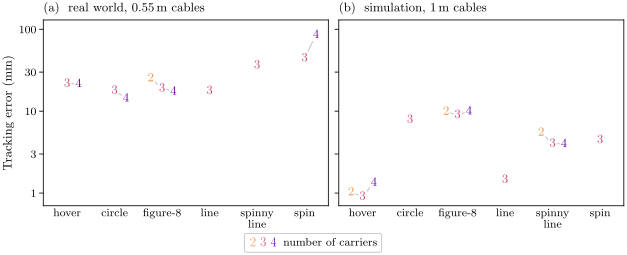

This figure's Python source:
#!/usr/bin/env python3
"""Tracking error across fleet size and motion: the best flight of each cell, rig beside twin.

Message: on the rig the ring keeps within 14-36 mm of its path on every motion flown with 2, 3 or 4 carriers, and
within 22 mm of its hover point; the spin (the circle with one yaw turn) is the hardest motion (45 and 86 mm). The twin
(1 m cables) keeps within 1-10 mm in every cell, with no trend across 2-4 carriers.
Two designs (Wesley picks):
  fig_summary        (a) rig, (b) twin: one column per motion, each fleet size's error drawn as its digit in its colour,
                     on a log axis (the cells span 1 to 86 mm).
  fig_summary_grid   the same numbers as a grid of cells (motion x carriers), darker = larger (log scale), one scale.
Numbers: best_data.score (n2_bands' 22 Oct rule: clock-free on a path, distance to the hold point in a hover). The
flights: best_data.RIG_BEST and TWIN_GRID; the panel names take the cable lengths from the flights. Left out: the lag
(fig_components), the tilt (fig_tilt).
"""
import os
import sys

import numpy as np

sys.path.insert(0, os.path.dirname(os.path.abspath(__file__)))
import best_style as S  # noqa: E402
import best_data as B  # noqa: E402

MOTIONS = ('hover', 'circle', 'figure-8', 'line', 'spinny line', 'spin')
DX = 0.24                         # a fleet size's offset inside its motion's column


def cells(table):
    out, cable = {}, set()
    for (m, n), k in table.items():
        if m in MOTIONS:
            f = B.Flight(k)
            out[(m, n)] = 1000 * B.score(f)['err']
            cable.add(f.cable())
    return out, cable


def name(source, cable):
    kind = 'cables'     # every quad hangs on a cable, real world and simulation (Wesley 28 Oct)
    shown = {'rig': 'real world', 'twin': 'simulation'}[source]
    return f'{shown}, ' + ' and '.join(f'{c:g}' for c in sorted(cable)) + rf'\,m {kind}'


def digits(ax, val):
    for i, motion in enumerate(MOTIONS):
        pts = sorted((n, v) for (m, n), v in val.items() if m == motion)
        if not pts:
            continue
        x = np.array([i + (n - 3) * DX for n, _ in pts])
        ax.plot(x, [v for _, v in pts], color=S.LIGHT, lw=S.LW_CTX, zorder=1)
        for xx, (n, v) in zip(x, pts):
            ax.text(xx, v, str(n), ha='center', va='center', fontsize=9, color=S.FLEET_COLOUR[n], zorder=3,
                    bbox=dict(boxstyle='square,pad=0.08', fc='white', ec='none'))


def grid(ax, val, norm, cmap):
    from matplotlib.patches import Rectangle
    top = len(MOTIONS) - 1
    for i, motion in enumerate(MOTIONS):
        for j, n in enumerate((2, 3, 4)):
            v = val.get((motion, n))
            if v is None:
                continue
            ax.add_patch(Rectangle((j - 0.47, top - i - 0.42), 0.94, 0.84, color=cmap(norm(v)), lw=0))
            ax.text(j, top - i, f'{v:.0f}' if v >= 10 else f'{v:.1f}', ha='center', va='center', fontsize=8,
                    color='white' if norm(v) > 0.6 else S.INK)


def main():
    rig, rig_cable = cells(B.RIG_BEST)
    twin, twin_cable = cells(B.TWIN_GRID)
    for label, val in (('rig', rig), ('twin', twin)):
        print(label, '  '.join(f'{m} {n}: {v:.1f}' for (m, n), v in sorted(val.items())))
    names = (name('rig', rig_cable), name('twin', twin_cable))

    # design A: digits on a log axis
    S.setup()
    fig = S.figure('full', 2.55)        # 2.3 in of panels plus the legend below
    axs = fig.subplots(1, 2, sharey=True)
    for ax, val, letter, text in ((axs[0], rig, 'a', names[0]), (axs[1], twin, 'b', names[1])):
        digits(ax, val)
        ax.set_xlim(-0.5, len(MOTIONS) - 0.5)
        ax.set_xticks(range(len(MOTIONS)), [m.replace(' ', '\n') for m in MOTIONS])
        ax.tick_params(axis='x', length=0)
        S.panel(ax, letter, text)
    axs[0].set_yscale('log')
    axs[0].set_ylim(0.7, 130)
    axs[0].set_yticks([1, 3, 10, 30, 100])
    axs[0].minorticks_off()
    from matplotlib.lines import Line2D
    keys = [Line2D([], [], ls='none', marker=f'${n}$', ms=6.5, mew=0, color=S.FLEET_COLOUR[n]) for n in (2, 3, 4)]
    from matplotlib.legend_handler import HandlerTuple
    S.ps.legend_below(fig, [tuple(keys)], ['number of carriers'], ncol=1, handlelength=2.6,
                      handler_map={tuple: HandlerTuple(ndivide=None, pad=0.2)})
    axs[0].set_ylabel('Tracking error (mm)')
    S.g_ticks(axs[0], which='y')
    S.save(fig, 'fig_summary')

    # design B: the same numbers as a grid, darker = larger on a log scale
    import matplotlib.colors as mc
    cmap = mc.LinearSegmentedColormap.from_list('teal', ['#ffffff', '#1b7a6e'])
    norm = mc.LogNorm(vmin=0.7, vmax=100)
    S.setup()
    fig = S.figure('full', 2.5)
    axs = fig.subplots(1, 2, sharey=True)
    for ax, val, letter, text in ((axs[0], rig, 'a', names[0]), (axs[1], twin, 'b', names[1])):
        grid(ax, val, norm, cmap)
        ax.set_xlim(-0.5, 2.5)
        ax.set_ylim(-0.5, len(MOTIONS) - 0.5)
        ax.set_xticks([0, 1, 2], ['2', '3', '4'])
        for t, n in zip(ax.get_xticklabels(), (2, 3, 4)):
            t.set_color(S.FLEET_COLOUR[n])
        ax.set_xlabel('Carriers')
        ax.tick_params(length=0)
        S.panel(ax, letter, text)
    axs[0].set_yticks(range(len(MOTIONS) - 1, -1, -1), list(MOTIONS))
    S.save(fig, 'fig_summary_grid')


if __name__ == '__main__':
    main()
